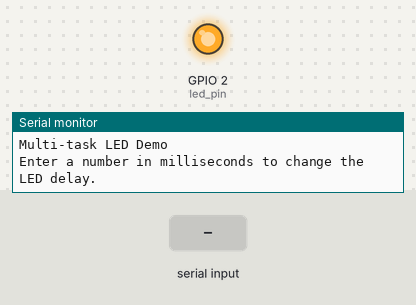
Simulated run of this sketch. Board: ESP32. Parts: output pins drawn as LEDs (lit = HIGH), the last lines printed to the serial monitor. The inputs (shaded band) are chosen by the test bench.

Above: at 1.1 s.
At 1.8 s:
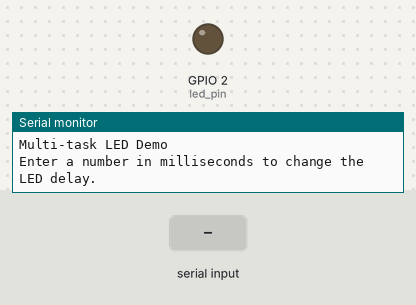
1.9 s: "90,45\n" received over Serial
At 3.4 s:
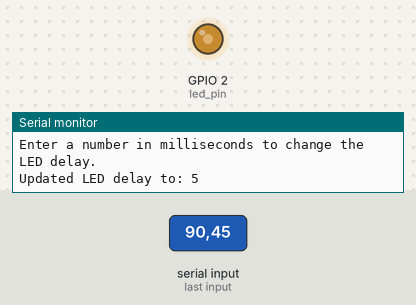
Timing chart, 0 to 4.9 s (numbered marks = the images above; inputs shaded):
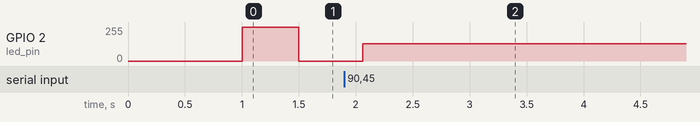

The sketch:

ReadSerial.ino
```cpp
/*  Date: April  6, 2021
    Author: Digi - Key Electronics
*/
#include <stdlib.h>

//Use only core 1 for demo
#if CCONFIG_FREETOS_UNICORE
static const BaseType_t app_cpu = 0;
#else
static const BaseType_t app_cpu = 1;
#endif

static const uint8_t buf_len = 20;

//Pins
static const int led_pin = LED_BUILTIN;

static int initial_delay = 500;   // ms

//Our task: blink an LED at one rate
void toggleLED(void *parameter) {
  while (1)  {
    digitalWrite(led_pin, HIGH);
    vTaskDelay(initial_delay / portTICK_PERIOD_MS);
    digitalWrite(led_pin, LOW);
    vTaskDelay(initial_delay / portTICK_PERIOD_MS);
  }
}

//Task to read from Serial Monitor
void readSerial(void *parameters) {

  char c;
  char buf[buf_len];
  uint8_t idx = 0;

  // Clear whole buffer
  memset(buf, 0, buf_len);

  // Loop forever
  while (1) {

    // Read characters from serial
    if (Serial.available() > 0) {
      c = Serial.read();

      // Update delay variable and reset buffer if we get a newline character
      if (c == '\n') {
        initial_delay = atoi(buf);
        Serial.print("Updated LED delay to: ");
        Serial.println(initial_delay);
        memset(buf, 0, buf_len);
        idx = 0;
      } else {

        // Only append if index is not over message limit
        if (idx < buf_len - 1) {
          buf[idx] = c;
          idx  ;
        }
      }
    }
  }
}
//*****************************************************************************

void setup() {

  // Configure pin
  pinMode(led_pin, OUTPUT);

  // Configure serial and wait a second
  Serial.begin(115200);
  vTaskDelay(1000 / portTICK_PERIOD_MS);
  Serial.println("Multi-task LED Demo");
  Serial.println("Enter a number in milliseconds to change the LED delay.");

  // Start blink task
  xTaskCreate(  // Use xTaskCreate() in vanilla FreeRTOS
    toggleLED,      // Function to be called
    "Toggle LED",   // Name of task
    1024,           // Stack size (bytes in ESP32, words in FreeRTOS)
    NULL,           // Parameter to pass
    1,              // Task priority
    NULL);           // Task handle
  // Run on one core for demo purposes (ESP32 only)

  // Start serial read task
  xTaskCreate(  // Use xTaskCreate() in vanilla FreeRTOS
    readSerial,     // Function to be called
    "Read Serial",  // Name of task
    1024,           // Stack size (bytes in ESP32, words in FreeRTOS)
    NULL,           // Parameter to pass
    1,              // Task priority (must be same to prevent lockup)
    NULL);           // Task handle
  // Run on one core for demo purposes (ESP32 only)

  // Delete "setup and loop" task
  vTaskDelete(NULL);
}


void loop()
{
  // Execution should never get here
}
```
